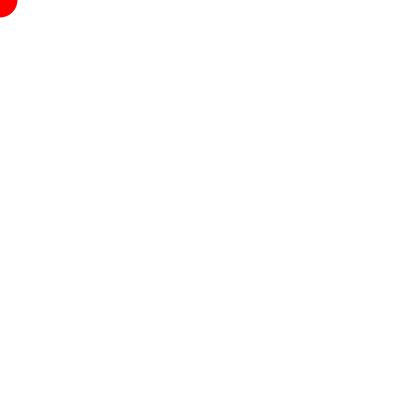
Frame 1 (no input)
Frame 60 (the mouse pressed at the canvas centre just before this capture): identical to frame 1, image omitted
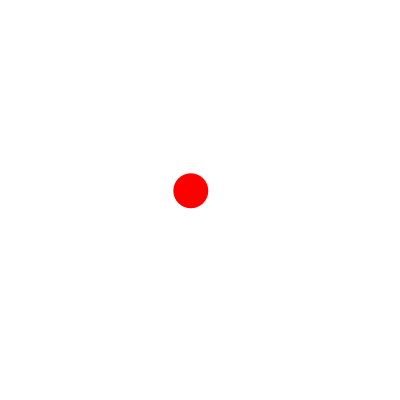
Frame 120 (the mouse held since frame 60 and released just before this capture)

The Processing sketch that drew these frames (run headless with seeded random() and noise(); from frame 60 on, the mouse is pressed at the canvas centre):

// Processing sketch: challenge03b
// ── challenge03b.pde
float x;
float y;

float easing = 0.05;

void setup(){

    size(400,400);   
    
}

void draw(){
    
  background(255);


  float circleX = mouseX; 
  float dx = circleX - x;
  x += dx * easing;
  
  float circleY = mouseY;
  float dy = circleY -y;
  y += dy * easing;


  noStroke();
  fill(255,0,0);
  ellipse(x,y, 35,35);
  


}
